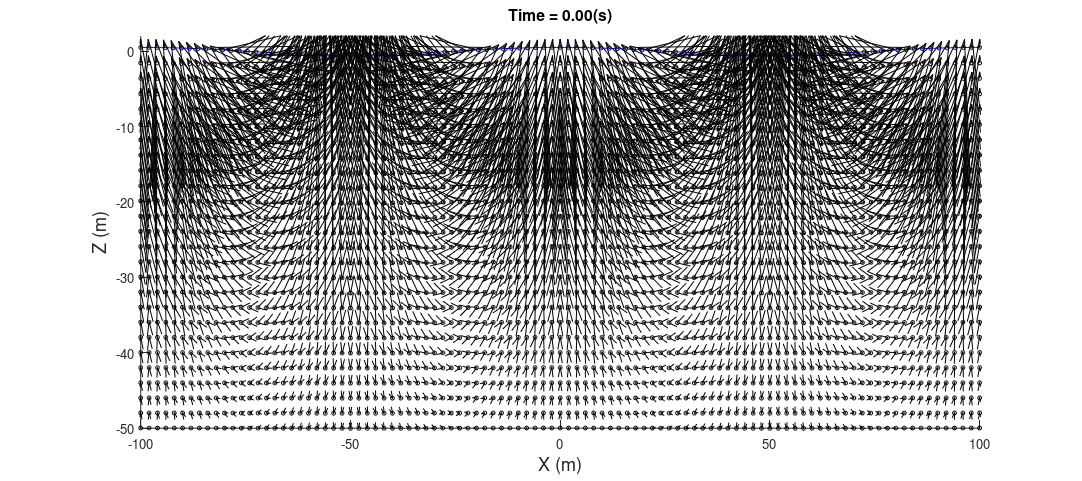

The MATLAB source for this figure: (Note: this script raises an error after producing the figure.)
% Deep-Water Wave Motion with the Stokes Drift (Larger Domain)
% Created by Yu-Lin Tsai (NCU, Taiwan)

clc; clear; fclose all; close all;

% Physical Parameters
Amplitude = 0.5;
WaveLength = 100.0;
WavePeriod = 10.0;
WaterDepth = 100.0;

% Wave Number
WaveNumber = 2*pi/WaveLength;

% Angular Frequency
Freq = 2*pi/WavePeriod;

% Time Setep
Delta_T = WavePeriod/10;

[Ini_ParcelX, Ini_ParcelZ] = meshgrid(-100:2:100, -50:2:0);

DomainX = -200:1:200;

X0 = Ini_ParcelX;
Z0 = Ini_ParcelZ;

for k = [0:1:500]
    
    % Time Step
    t = Delta_T*k;
    
    % Free Surface Elevation
    Surf_Elev = Amplitude*cos(WaveNumber.*DomainX-Freq*t);
    
    % Update X0 and Z0
    X0 = X0 + WaveNumber.*Amplitude^2.*Freq.*t.*exp(2.*WaveNumber.*Z0);
    Z0 = Z0;
    
    % Parcel Motion Distance from the Parcel Centers
    Delta_X = -Amplitude.*exp(WaveNumber.*Z0).*sin(WaveNumber.*X0-Freq.*t) ...
            + WaveNumber.*Amplitude^2.*Freq.*t.*exp(2.*WaveNumber.*Z0);
    Delta_Z = Amplitude.*exp(WaveNumber.*Z0).*cos(WaveNumber.*X0-Freq.*t);

    clf;
    set(gcf,'units','normalized','position',[0.1 0.1 0.9 0.5],'PaperPositionMode','auto'); hold on;
    plot(X0+Delta_X,Z0+Delta_Z,'ko','MarkerSize',3);
    plot(DomainX, Surf_Elev,'b-');
    quiver(X0+Delta_X,Z0+Delta_Z,Delta_X,Delta_Z,0.4,'k-','MaxHeadSize',10.0);
    
    xlim([-100 100]); ylim([-50 2]);
    
    title(['Time = ', num2str(t,'%10.2f'), '(s)'],'fontsize',12);
    xlabel('X (m)','fontsize',14);
    ylabel('Z (m)','fontsize',14);
    ax = gca; ax.FontSize = 12;
    box on; set(gca,'Layer','top');
    
%     pause(1.0)
    
    out_filename = ['dw-stokes-large-' num2str(k,'%06d') '.png'];
    
    print('-dpng',out_filename);
    
end
